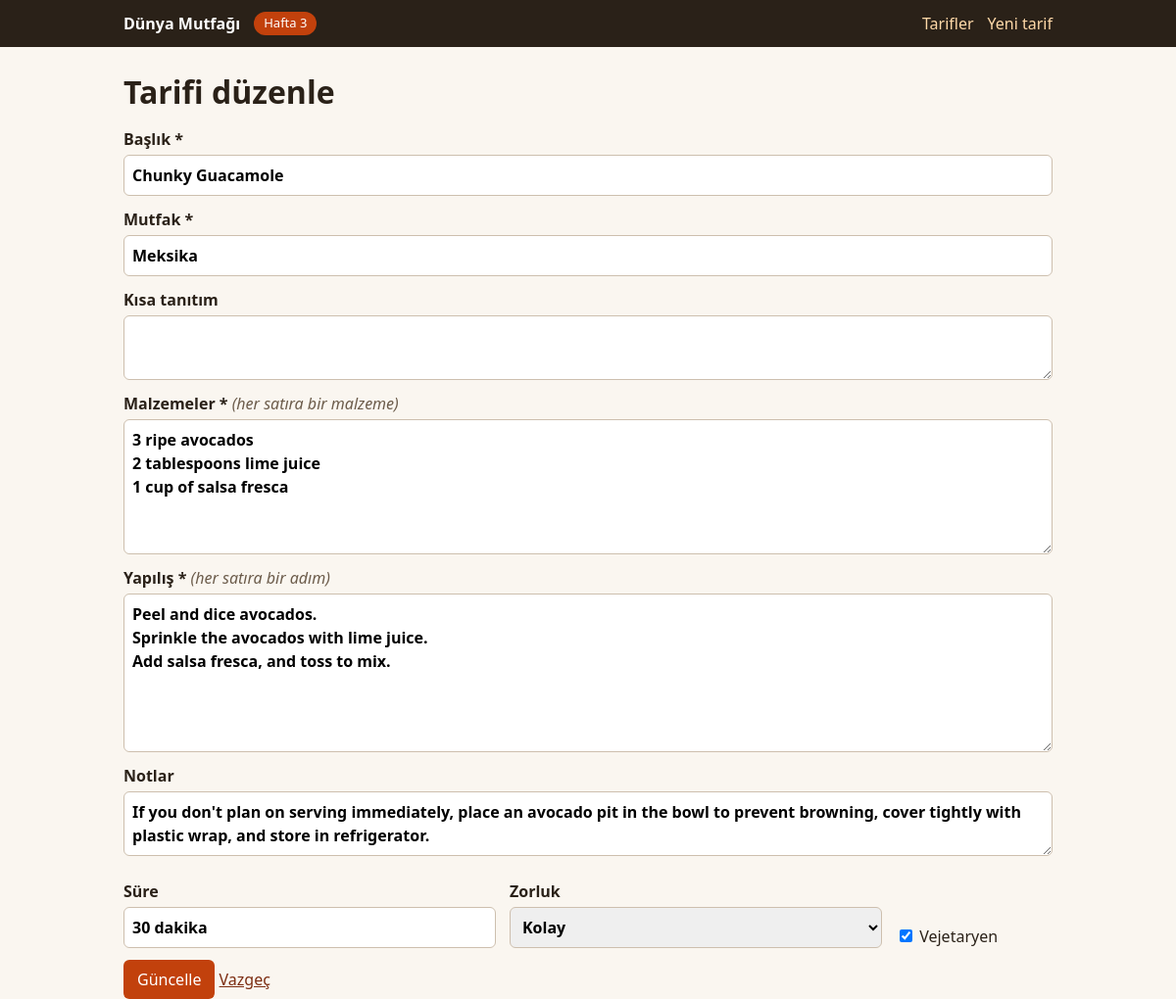
The app's page /hafta-3/duzenle.php?id=5 with its own data.
### tables this page shows
CREATE TABLE tarifler (
  id           INT UNSIGNED NOT NULL AUTO_INCREMENT,
  kullanici_id INT UNSIGNED NOT NULL,
  baslik       VARCHAR(200) NOT NULL,
  mutfak       VARCHAR(80)  NOT NULL,
  giris        TEXT         NULL,
  malzemeler   TEXT         NOT NULL,               
  yapilis      TEXT         NOT NULL,               
  notlar       TEXT         NULL,
  sure         VARCHAR(40)  NULL,
  zorluk       TINYINT UNSIGNED NULL,
  vejetaryen   TINYINT(1)   NOT NULL DEFAULT 0,
  foto_url     VARCHAR(500) NULL,
  foto_yazar   VARCHAR(200) NULL,
  olusturma    TIMESTAMP    NOT NULL DEFAULT CURRENT_TIMESTAMP,
  PRIMARY KEY (id),
  KEY idx_tarif_sahip (kullanici_id),
  KEY idx_tarif_mutfak (mutfak),
  CONSTRAINT fk_tarif_sahip FOREIGN KEY (kullanici_id)
    REFERENCES kullanicilar (id) ON DELETE CASCADE
);

### hafta-3/duzenle.php (called while the page is built, shortened)
<?php
require_once __DIR__ . '/_ortak.php';
require_once __DIR__ . '/_form.php';
$id = gecerli_id($_GET['id'] ?? null);
$kayit = tarif_getir($id);
$v = $kayit;
$hata = [];
tarif_formu($v, $hata, 'Güncelle');

### hafta-3/db.php (called while the page is built, shortened)
<?php
function db(): PDO
{
    static $pdo = null;
    if ($pdo === null) {
        $dsn = 'mysql:host=' . DB_HOST . ';dbname=' . DB_NAME . ';charset=utf8mb4';
        $pdo = new PDO($dsn, DB_USER, DB_PASS, [
            PDO::ATTR_ERRMODE            => PDO::ERRMODE_EXCEPTION,
            PDO::ATTR_DEFAULT_FETCH_MODE => PDO::FETCH_ASSOC,
            PDO::ATTR_EMULATE_PREPARES   => false,
        ]);
    }
    return $pdo;
}

### hafta-3/_form.php (the view, shortened to what this page needs)
<?php
function tarif_formu(array $v, array $hata, string $dugme, string $gizli = ''): void
{
    echo '<form method="post" novalidate class="form">' . $gizli;
    echo '<label>Başlık *<input name="baslik" maxlength="200" value="' . h((string)$v['baslik']) . '">';
    alan_hatasi($hata, 'baslik'); echo '</label>';
    echo '<label>Mutfak *<input name="mutfak" maxlength="80" value="' . h((string)$v['mutfak']) . '" placeholder="Türkiye, İtalya…">';
    alan_hatasi($hata, 'mutfak'); echo '</label>';
    echo '<label>Kısa tanıtım<textarea name="giris" rows="2">' . h((string)$v['giris']) . '</textarea></label>';
    echo '<label>Malzemeler * <em>(her satıra bir malzeme)</em><textarea name="malzemeler" rows="5">' . h((string)$v['malzemeler']) . '</textarea>';
    alan_hatasi($hata, 'malzemeler'); echo '</label>';
    echo '<label>Yapılış * <em>(her satıra bir adım)</em><textarea name="yapilis" rows="6">' . h((string)$v['yapilis']) . '</textarea>';
    alan_hatasi($hata, 'yapilis'); echo '</label>';
    echo '<label>Notlar<textarea name="notlar" rows="2">' . h((string)$v['notlar']) . '</textarea></label>';
    echo '<div class="satir">';
    echo '<label>Süre<input name="sure" maxlength="40" value="' . h((string)$v['sure']) . '" placeholder="30 dakika">';
    alan_hatasi($hata, 'sure'); echo '</label>';
    echo '<label>Zorluk<select name="zorluk"><option value="">Seçiniz</option>';
    foreach (ZORLUK as $no => $ad) {
        $sec = ((string)$v['zorluk'] === (string)$no) ? ' selected' : '';
        echo '<option value="' . $no . '"' . $sec . '>' . h($ad) . '</option>';
    }
    echo '</select>';
    alan_hatasi($hata, 'zorluk'); echo '</label>';
    echo '<label class="onay"><input type="checkbox" name="vejetaryen" value="1"' . (!empty($v['vejetaryen']) ? ' checked' : '') . '> Vejetaryen</label>';
    echo '</div>';
    echo '<button type="submit">' . h($dugme) . '</button> <a class="bag" href="liste.php">Vazgeç</a></form>';
}

### hafta-3/stil.css (style rules this page uses)
* { box-sizing:border-box }
body { margin:0;font:16px/1.5 system-ui,Segoe UI,Arial,sans-serif;background:#faf6f0;color:#2a2118 }
.dugme,button { background:#c2410c;color:#fff;border:0;border-radius:6px;padding:8px 14px;font:inherit;cursor:pointer;text-decoration:none;display:inline-block }
.bag { color:#7c2d12 }
.form label { display:block;margin:12px 0;font-weight:600 }
.form em { font-weight:400;color:#6b5b4a }
.form input,.form textarea,.form select { display:block;width:100%;padding:8px;border:1px solid #cdbfae;border-radius:6px;font:inherit;margin-top:4px }
.form .satir { display:flex;gap:14px;flex-wrap:wrap;align-items:end }
.form .satir label { flex:1;min-width:160px }
.form label.onay { flex:0 0 auto;font-weight:400 }
.form label.onay input { display:inline;width:auto }

### records on screen
tarifler: baslik "Chunky Guacamole", mutfak "Meksika", malzemeler "3 ripe avocados 2 tablespoons lime juice 1 cup of salsa fresca", yapilis "Peel and dice avocados. Sprinkle the avocados with lime juice. Add salsa fresca, and toss to mix.", notlar "If you don't plan on serving immediately, place an avocado pit in the bowl to prevent browning, cover tightly with plastic wrap, and store in refrigerator.", sure "30 dakika", vejetaryen "☑"

### other values on screen
HAFTA "3"
$baslik "Tarifi düzenle"
$dugme "Güncelle"
form field zorluk "Kolay"
